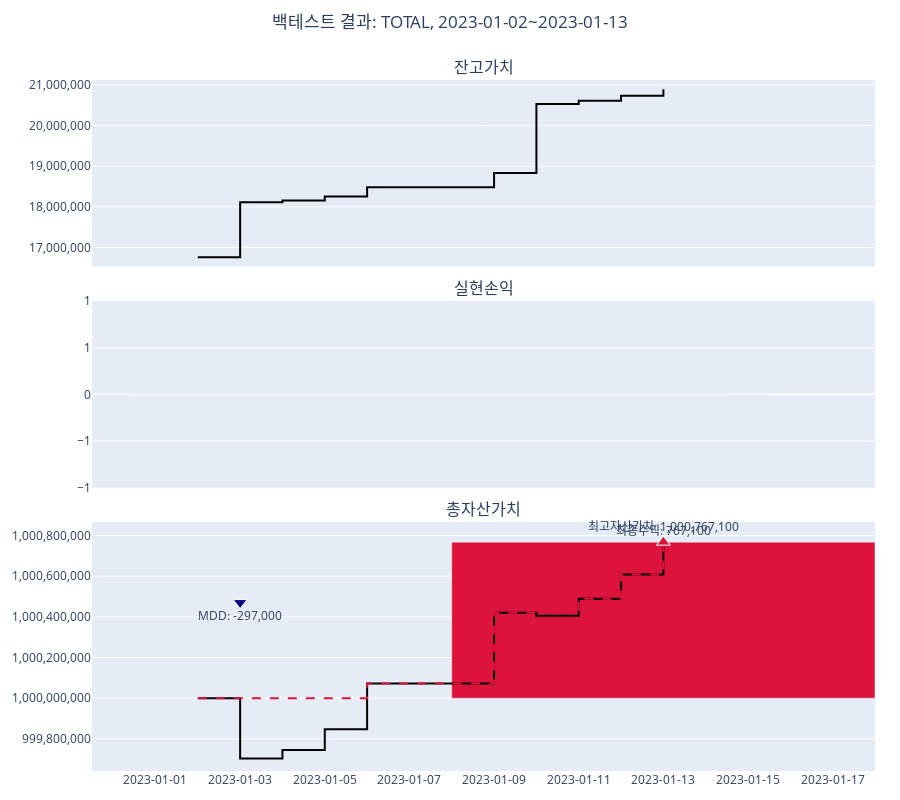

The cell this chart's notebook holds for it:
### Code cell
kq.backtest_plot_stock_daily(df_result5_total)

### Figure 1 — Plotly figure (JSON) as saved in the notebook; plotly's stock layout.template omitted (floating-point values rounded to 4 significant figures)
{"data": [{"line": {"color": "#000000", "shape": "hv"}, "mode": "lines", "name": "잔고가치", "type": "scatter", "x": ["2023-01-02T00:00:00", "2023-01-03T00:00:00", "2023-01-04T00:00:00", "2023-01-05T00:00:00", "2023-01-06T00:00:00", "2023-01-09T00:00:00", "2023-01-10T00:00:00", "2023-01-11T00:00:00", "2023-01-12T00:00:00", "2023-01-13T00:00:00"], "xaxis": "x3", "y": [16762000, 18111500, 18153300, 18255600, 18481100, 18828700, 20524800, 20607600, 20727600, 20886000], "yaxis": "y"}, {"cliponaxis": false, "marker": {"color": ["#00008B", "#00008B", "#00008B", "#00008B", "#00008B", "#00008B", "#00008B", "#00008B", "#00008B", "#00008B"]}, "name": "실현손익", "text": ["", "", "", "", "", "", "", "", "", ""], "textposition": "outside", "type": "bar", "width": 432000000, "x": ["2023-01-02T00:00:00", "2023-01-03T00:00:00", "2023-01-04T00:00:00", "2023-01-05T00:00:00", "2023-01-06T00:00:00", "2023-01-09T00:00:00", "2023-01-10T00:00:00", "2023-01-11T00:00:00", "2023-01-12T00:00:00", "2023-01-13T00:00:00"], "xaxis": "x3", "y": [0, 0, 0, 0, 0, 0, 0, 0, 0, 0], "yaxis": "y2"}, {"line": {"color": "#000000", "shape": "hv"}, "mode": "lines", "name": "총자산가치", "type": "scatter", "x": ["2023-01-02T00:00:00", "2023-01-03T00:00:00", "2023-01-04T00:00:00", "2023-01-05T00:00:00", "2023-01-06T00:00:00", "2023-01-09T00:00:00", "2023-01-10T00:00:00", "2023-01-11T00:00:00", "2023-01-12T00:00:00", "2023-01-13T00:00:00"], "xaxis": "x3", "y": [1000000000, 999703000, 999744800, 999847100, 1000072600, 1000420200, 1000405900, 1000488700, 1000608700, 1000767100], "yaxis": "y3"}, {"line": {"color": "#DC143C", "dash": "dash", "shape": "hv"}, "mode": "lines", "name": "최고자산가치", "type": "scatter", "x": ["2023-01-02T00:00:00", "2023-01-03T00:00:00", "2023-01-04T00:00:00", "2023-01-05T00:00:00", "2023-01-06T00:00:00", "2023-01-09T00:00:00", "2023-01-10T00:00:00", "2023-01-11T00:00:00", "2023-01-12T00:00:00", "2023-01-13T00:00:00"], "xaxis": "x3", "y": [1000000000, 1000000000, 1000000000, 1000000000, 1000072600, 1000420200, 1000420200, 1000488700, 1000608700, 1000767100], "yaxis": "y3"}, {"base": [1000000000], "cliponaxis": false, "marker": {"color": ["#DC143C"]}, "name": "최종손익", "text": ["최종수익: 767,100"], "textposition": "outside", "type": "bar", "width": 864000000, "x": ["2023-01-13T00:00:00"], "xaxis": "x3", "y": [767100], "yaxis": "y3"}, {"cliponaxis": false, "marker": {"color": ["#DC143C", "#00008B"], "line": {"color": "white", "width": 1}, "size": 12, "symbol": ["triangle-up", "triangle-down"]}, "mode": "markers+text", "name": "", "text": ["최고자산가치: 1,000,767,100", "MDD: -297,000"], "textposition": ["top center", "bottom center"], "type": "scatter", "x": ["2023-01-13T00:00:00", "2023-01-03T00:00:00"], "xaxis": "x3", "y": [1000767100, 1000470100], "yaxis": "y3"}], "layout": {"annotations": [{"font": {"size": 16}, "showarrow": false, "text": "잔고가치", "x": 0.5, "xanchor": "center", "xref": "paper", "y": 1, "yanchor": "bottom", "yref": "paper"}, {"font": {"size": 16}, "showarrow": false, "text": "실현손익", "x": 0.5, "xanchor": "center", "xref": "paper", "y": 0.68, "yanchor": "bottom", "yref": "paper"}, {"font": {"size": 16}, "showarrow": false, "text": "총자산가치", "x": 0.5, "xanchor": "center", "xref": "paper", "y": 0.36, "yanchor": "bottom", "yref": "paper"}], "height": 800, "hovermode": "x unified", "margin": {"b": 25, "l": 25, "r": 25, "t": 80}, "showlegend": false, "title": {"text": "백테스트 결과: TOTAL, 2023-01-02~2023-01-13", "x": 0.5, "y": 0.98}, "uniformtext": {"minsize": 12, "mode": "show"}, "xaxis": {"anchor": "y", "domain": [0, 1], "matches": "x3", "showticklabels": false}, "xaxis2": {"anchor": "y2", "domain": [0, 1], "matches": "x3", "showticklabels": false}, "xaxis3": {"anchor": "y3", "domain": [0, 1], "hoverformat": "%Y-%m-%d", "showticklabels": true, "tickformat": "%Y-%m-%d"}, "yaxis": {"anchor": "x", "domain": [0.73, 1], "tickformat": ",d"}, "yaxis2": {"anchor": "x2", "domain": [0.41, 0.68], "tickformat": ",d"}, "yaxis3": {"anchor": "x3", "domain": [0, 0.36], "tickformat": ",d"}}}
